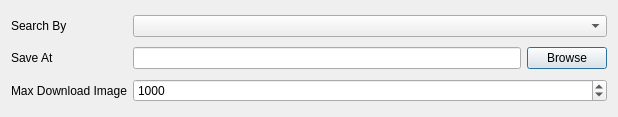
<?xml version="1.0" encoding="UTF-8"?>
<ui version="4.0">
 <class>general_settings</class>
 <widget class="QDialog" name="general_settings">
  <property name="geometry">
   <rect>
    <x>0</x>
    <y>0</y>
    <width>618</width>
    <height>117</height>
   </rect>
  </property>
  <property name="windowTitle">
   <string>General Settings</string>
  </property>
  <layout class="QGridLayout" name="gridLayout">
   <item row="1" column="1">
    <widget class="QLineEdit" name="lineEditSaveAt"/>
   </item>
   <item row="1" column="2">
    <widget class="QPushButton" name="pushButtonSaveAt">
     <property name="text">
      <string>Browse</string>
     </property>
    </widget>
   </item>
   <item row="0" column="0">
    <widget class="QLabel" name="label">
     <property name="text">
      <string>Search By</string>
     </property>
    </widget>
   </item>
   <item row="1" column="0">
    <widget class="QLabel" name="label_2">
     <property name="text">
      <string>Save At</string>
     </property>
    </widget>
   </item>
   <item row="0" column="1" colspan="2">
    <widget class="QComboBox" name="comboBoxSearchBy"/>
   </item>
   <item row="2" column="0">
    <widget class="QLabel" name="label_3">
     <property name="text">
      <string>Max Download Image</string>
     </property>
    </widget>
   </item>
   <item row="2" column="1" colspan="2">
    <widget class="QSpinBox" name="spinBoxMaxDownloadImg">
     <property name="maximum">
      <number>100000</number>
     </property>
     <property name="value">
      <number>1000</number>
     </property>
    </widget>
   </item>
  </layout>
 </widget>
 <resources/>
 <connections/>
</ui>
